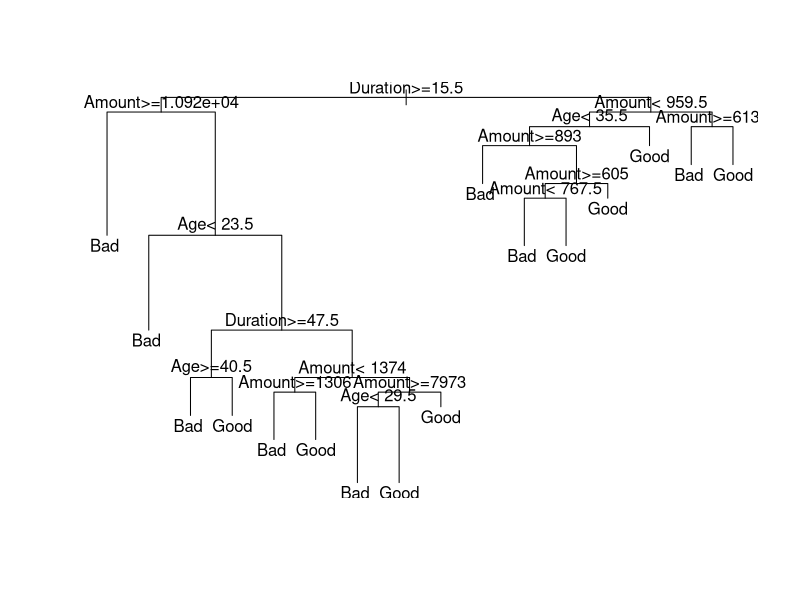
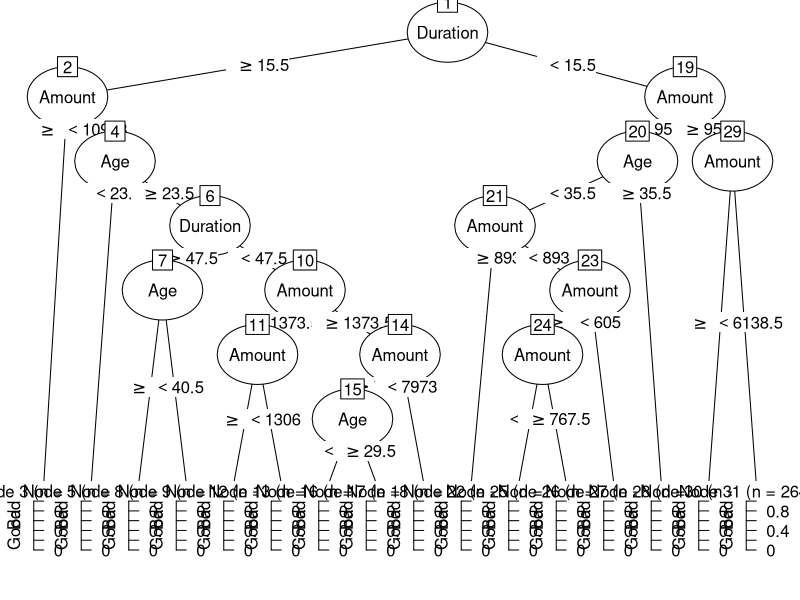
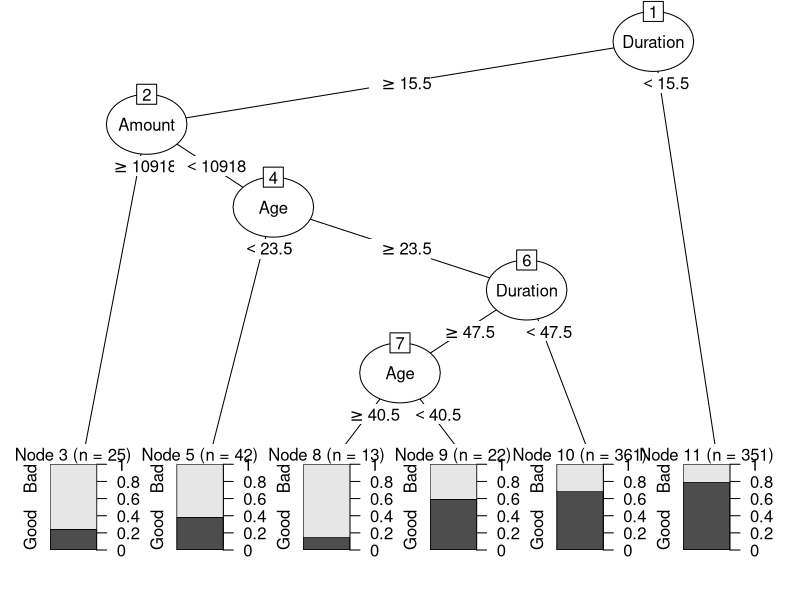

Generate these figures, in order, with R:
## ---- chunk 1
knitr::opts_chunk$set(echo = TRUE)
## ---- chunk 2
library(rpart)
library(party)
library(partykit)

set.seed(-999)
## ---- chunk 3
library(caret)
data(GermanCredit)
head(GermanCredit[,1:5])
## ---- chunk 4
inTrain <- runif(nrow(GermanCredit)) < 0.8
training <- GermanCredit[inTrain,]
testing <- GermanCredit[-inTrain,]
## ---- chunk 5
dt <- rpart(Class ~ Duration + Amount + Age, method="class", data=training)
## ---- chunk 6
plot(dt)
text(dt)
## ---- chunk 7
plot(as.party(dt))
## ---- chunk 8
printcp(dt)
## ---- chunk 9
m <- which.min(dt$cptable[, "xerror"])
## ---- chunk 10
dt$cptable[m, "nsplit"]
## ---- chunk 11
dt$cptable[m, "CP"]
## ---- chunk 12
p <- prune(dt, cp = dt$cptable[which.min(dt$cptable[, "xerror"]), "CP"])
plot(as.party(p))
## ---- chunk 13
pred <- predict(p, testing, type="class")
pred[1:5]
## ---- chunk 14
table(pred=pred, true=testing$Class)
## ---- chunk 15

## ---- chunk 16

## ---- chunk 17

## ---- chunk 18

## ---- chunk 19

## ---- chunk 20
